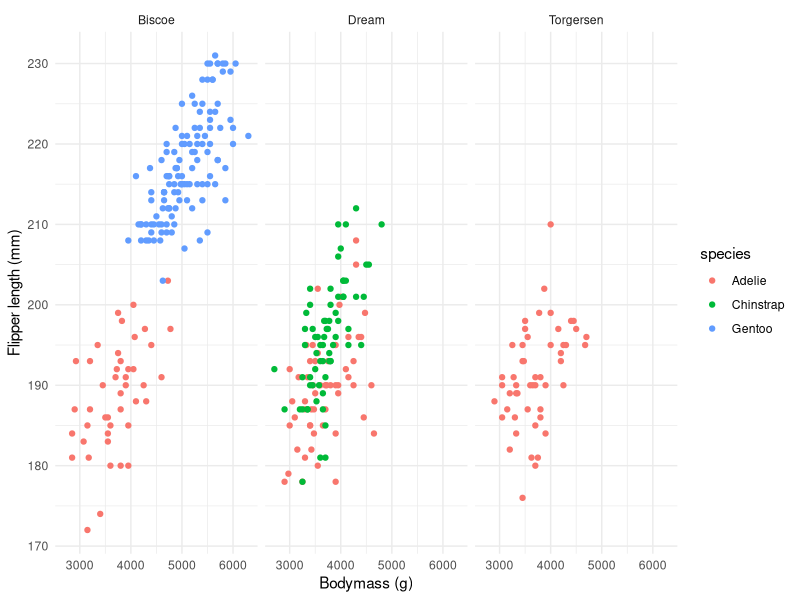

Write the R code that produced this figure.
## ---- chunk 1
knitr::opts_chunk$set(echo = TRUE)
## ---- chunk 2
library(tidyverse)
library(palmerpenguins)

## ---- chunk 3
ggplot(data = penguins, aes(x = body_mass_g, y = flipper_length_mm)) + 
  geom_point(aes(color = species)) +
  facet_wrap(~island) +
  theme_minimal() +
  labs(x = "Bodymass (g)",
       y = "Flipper length (mm)")




